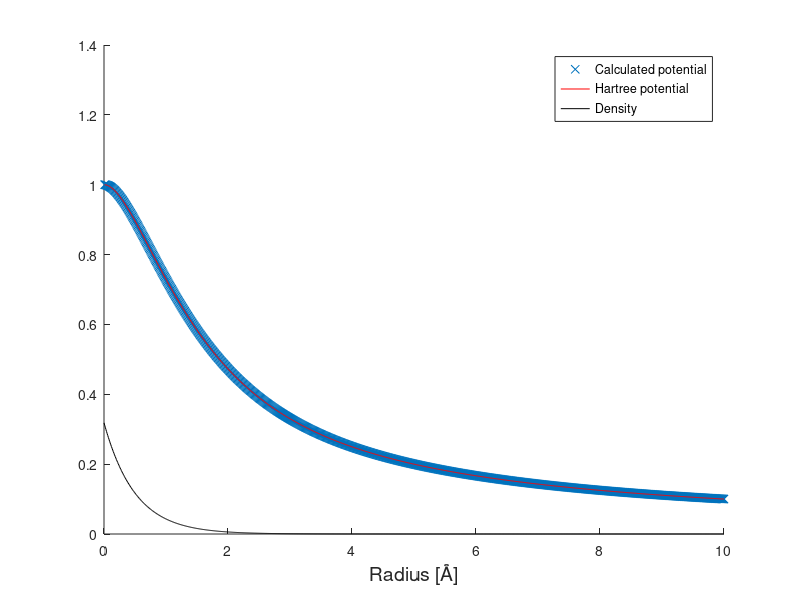

MATLAB code for this plot:
clear all
clc
clf

nPoints = 1000;
rMax = 10;
a0 = 1;

nIterations = 500000;

stepWidth = rMax / (nPoints-1);

radius = linspace(0,rMax,nPoints);

% Electron density - hydrogen
n = zeros(1,nPoints);
for ri = 1:nPoints
    n(ri) = exp(-2*radius(ri))/pi;
end

% % Electron density - helium
% load('helium_coefficient.mat')
% a = [0.297104, 1.236745, 5.749982, 38.216677];
% chi = @(rad) [exp(-a(1)*rad^2), exp(-a(2)*rad^2), exp(-a(3)*rad^2), exp(-a(4)*rad^2) ];
% phi = @(rad) chi(rad)*C;
% n = zeros(1,nPoints);
% for ri = 1:nPoints
%     n(ri) = phi(radius(ri))^2;
% end

disp('Checking normalization - should be 1')
4*pi*trapz(n.*radius.*radius)*stepWidth

% Relaxation
U = zeros(nPoints);
u = zeros(nPoints,1);

for i = 1:nPoints
    U(i,i) = 2;
end
for i = 2:nPoints
    U(i-1,i) = -1;
    U(i,i-1) = -1;
end
% FUCKING MAGIC, HOW DOES THIS WORK? ;)
%U(1,1) = 0;
U(1,2) = 0;
%U(end:end) = 0;
U(end:end-1) = 0;
u = U\(4*pi*radius.*n.*stepWidth^2)';
    

% Translating back to reality
V = zeros(1,nPoints);
for ri = 1:nPoints
    V(ri) = u(ri)/radius(ri) + 1/rMax;
end

% For reference / testing
V_hartree = zeros(1,nPoints);
for ri = 1:nPoints
    V_hartree(ri) = (1/radius(ri)) - (1 + (1/radius(ri)))*exp(-2*radius(ri));
end


% Plotting
hold on
plot(radius,V,'x')
plot(radius,V_hartree, 'r')
plot(radius,n,'k')
hold off
legend('Calculated potential', 'Hartree potential', 'Density')
xlabel('Radius [Å]','FontSize',14)
%saveas(gcf,'task2_hydrogen.png','png')
